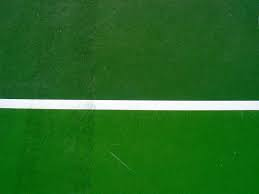
//> input picture test/tennis-court.jpg, 259 x 194 px
$ ./Source   (built with g++ and OpenCV 4)
//> lines starting //> are read from the running program, lines starting //| are printed output that depends on the picture; after the words box and inside, x2 and y2 are one past the last pixel; in counts of white or black regions, pixels touching at a corner belong together
#include <opencv2\imgproc\imgproc.hpp>
#include <opencv2\highgui\highgui.hpp>
#include <opencv2\core\core.hpp>
#include <iostream>
#include <stdio.h>

using namespace std;
using namespace cv;
vector<Vec3f> FindRMax();

namespace
{
	// windows and trackbars name
	const std::string windowName = "Hough Circle Detection Demo";
	const std::string upperThresholdTrackbarName = "Upper threshold";
	const std::string lowerThresholdTrackbarName = "Lower Threshold";
	const std::string usage = "Usage : tutorial_HoughCircle_Demo <path_to_input_image>\n";

	// initial and max values of the parameters of interests.
	const int upperThresholdInitialValue = 255;
	const int lowerThresholdInitialValue = 107;
	const int maxlowerThreshold = 200;
	const int maxupperThreshold = 255;
	// will hold the results of the detection
	//std::vector<Vec3f> circles;
	//static std::vector<Vec3f> rmax;


}

int main(int argc, char** argv)
{
	Mat src, src_gray, src_bin,src_reduceNoise;

	// Read the image
	String imageName("tennis-court.jpg"); // by default
	if (argc > 1)
	{
		imageName = argv[1];
	}
	src = imread(imageName, IMREAD_COLOR);
//> src is the input picture: 194 rows x 259 cols, CV_8UC3; mean B, G, R 33.7, 106.7, 36.7

	if (src.empty())
	{
		std::cerr << "Invalid input image\n";
		std::cout << usage;
		return -1;
	}

	// Convert it to gray
	cvtColor(src, src_gray, COLOR_BGR2GRAY);
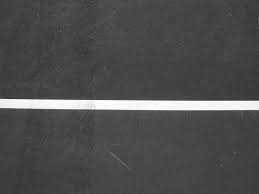
//> src_gray: 194 rows x 259 cols, CV_8UC1; min 48, max 254, mean 77.4
	imshow("grayscale2", src_gray);
	// Reduce the noise so we avoid false circle detection
	//GaussianBlur(src_gray, src_gray, Size(9, 9), 2, 2);
	//imshow("grayscale", src_gray);

	//declare and initialize both parameters that are subjects to change
	int upperThreshold = upperThresholdInitialValue;
	int lowerThreshold = lowerThresholdInitialValue;

	// create the main window, and attach the trackbars
	namedWindow(windowName, WINDOW_AUTOSIZE);
	//namedWindow("grayscale", WINDOW_AUTOSIZE);
	//namedWindow("grayscale2", WINDOW_AUTOSIZE);
	createTrackbar(upperThresholdTrackbarName, windowName, &upperThreshold, maxupperThreshold);
	createTrackbar(lowerThresholdTrackbarName, windowName, &lowerThreshold, maxlowerThreshold);

	// infinite loop to display
	// and refresh the content of the output image
	// until the user presses q or Q
	char key = 0;
	while (key != 'q' && key != 'Q')
	{
		// those parameters cannot be =0
		// so we must check here
		upperThreshold = std::max(upperThreshold, 1);
		lowerThreshold = std::max(lowerThreshold, 1);

		//runs the detection, and update the display
		//HoughDetection(src_gray, src, upperThreshold, lowerThreshold);
		inRange(src_gray, lowerThreshold, upperThreshold, src_bin);
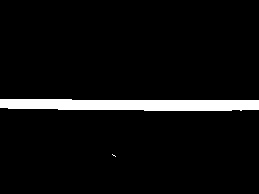
//> src_bin: 194 rows x 259 cols, CV_8UC1; 5.4% white; 2 white regions (1 under 20 px), largest, box (x1, y1, x2, y2) and area: (0, 99, 259, 111) 2686
		//imshow("binscale", src_bin);
		//reduce noise
		Mat kernel = cv::getStructuringElement(MORPH_CROSS, Size(5, 5));
		erode(src_bin, src_reduceNoise, kernel);
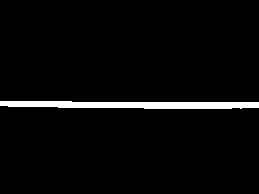
//> src_reduceNoise: 194 rows x 259 cols, CV_8UC1; 3.3% white; 1 white region, box (x1, y1, x2, y2) and area: (0, 101, 259, 109) 1650
		dilate(src_reduceNoise, src_reduceNoise, kernel);
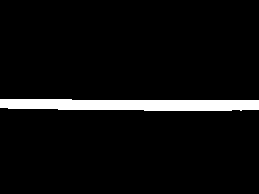
//> src_reduceNoise: 194 rows x 259 cols, CV_8UC1; 5.3% white; 1 white region, box (x1, y1, x2, y2) and area: (0, 99, 259, 111) 2686
		//morphologyEx(src_reduceNoise, src_reduceNoise, MORPH_ERODE, kernel);
		imshow("reduceNoise", src_reduceNoise);
		//find contours to get center
		vector<Vec4i> hierarchy;
		try
		{
			findContours(src_reduceNoise, src_bin, hierarchy, CV_RETR_TREE, CV_CHAIN_APPROX_SIMPLE, Point(0, 0));
		}
		catch (cv::Exception & e )
		{
			cerr << e.msg << endl;
		}
		imshow("findContours", src_bin);

		// get user key
		key = (char)waitKey(10);
//> the 'q' key is pressed
	}

	return 0;
}
